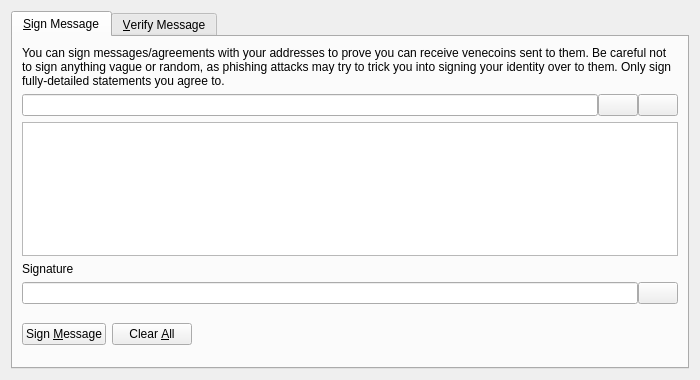
<?xml version="1.0" encoding="UTF-8"?>
<ui version="4.0">
 <class>SignVerifyMessageDialog</class>
 <widget class="QDialog" name="SignVerifyMessageDialog">
  <property name="geometry">
   <rect>
    <x>0</x>
    <y>0</y>
    <width>700</width>
    <height>380</height>
   </rect>
  </property>
  <property name="windowTitle">
   <string>Signatures - Sign / Verify a Message</string>
  </property>
  <property name="modal">
   <bool>true</bool>
  </property>
  <layout class="QVBoxLayout" name="verticalLayout">
   <item>
    <widget class="QTabWidget" name="tabWidget">
     <property name="currentIndex">
      <number>0</number>
     </property>
     <widget class="QWidget" name="tabSignMessage">
      <attribute name="title">
       <string>&amp;Sign Message</string>
      </attribute>
      <layout class="QVBoxLayout" name="verticalLayout_SM">
       <item>
        <widget class="QLabel" name="infoLabel_SM">
         <property name="text">
          <string>You can sign messages/agreements with your addresses to prove you can receive venecoins sent to them. Be careful not to sign anything vague or random, as phishing attacks may try to trick you into signing your identity over to them. Only sign fully-detailed statements you agree to.</string>
         </property>
         <property name="textFormat">
          <enum>Qt::PlainText</enum>
         </property>
         <property name="wordWrap">
          <bool>true</bool>
         </property>
        </widget>
       </item>
       <item>
        <layout class="QHBoxLayout" name="horizontalLayout_1_SM">
         <property name="spacing">
          <number>0</number>
         </property>
         <item>
          <widget class="QValidatedLineEdit" name="addressIn_SM">
           <property name="toolTip">
            <string>The venecoin address to sign the message with</string>
           </property>
          </widget>
         </item>
         <item>
          <widget class="QPushButton" name="addressBookButton_SM">
           <property name="toolTip">
            <string>Choose previously used address</string>
           </property>
           <property name="text">
            <string/>
           </property>
           <property name="icon">
            <iconset resource="../bitcoin.qrc">
             <normaloff>:/icons/address-book</normaloff>:/icons/address-book</iconset>
           </property>
           <property name="shortcut">
            <string>Alt+A</string>
           </property>
           <property name="autoDefault">
            <bool>false</bool>
           </property>
          </widget>
         </item>
         <item>
          <widget class="QPushButton" name="pasteButton_SM">
           <property name="toolTip">
            <string>Paste address from clipboard</string>
           </property>
           <property name="text">
            <string/>
           </property>
           <property name="icon">
            <iconset resource="../bitcoin.qrc">
             <normaloff>:/icons/editpaste</normaloff>:/icons/editpaste</iconset>
           </property>
           <property name="shortcut">
            <string>Alt+P</string>
           </property>
           <property name="autoDefault">
            <bool>false</bool>
           </property>
          </widget>
         </item>
        </layout>
       </item>
       <item>
        <widget class="QPlainTextEdit" name="messageIn_SM">
         <property name="toolTip">
          <string>Enter the message you want to sign here</string>
         </property>
        </widget>
       </item>
       <item>
        <widget class="QLabel" name="signatureLabel_SM">
         <property name="text">
          <string>Signature</string>
         </property>
         <property name="textFormat">
          <enum>Qt::PlainText</enum>
         </property>
        </widget>
       </item>
       <item>
        <layout class="QHBoxLayout" name="horizontalLayout_2_SM">
         <property name="spacing">
          <number>0</number>
         </property>
         <item>
          <widget class="QLineEdit" name="signatureOut_SM">
           <property name="font">
            <font>
             <italic>true</italic>
            </font>
           </property>
           <property name="readOnly">
            <bool>true</bool>
           </property>
          </widget>
         </item>
         <item>
          <widget class="QPushButton" name="copySignatureButton_SM">
           <property name="toolTip">
            <string>Copy the current signature to the system clipboard</string>
           </property>
           <property name="text">
            <string/>
           </property>
           <property name="icon">
            <iconset resource="../bitcoin.qrc">
             <normaloff>:/icons/editcopy</normaloff>:/icons/editcopy</iconset>
           </property>
           <property name="autoDefault">
            <bool>false</bool>
           </property>
          </widget>
         </item>
        </layout>
       </item>
       <item>
        <layout class="QHBoxLayout" name="horizontalLayout_3_SM">
         <item>
          <widget class="QPushButton" name="signMessageButton_SM">
           <property name="toolTip">
            <string>Sign the message to prove you own this venecoin address</string>
           </property>
           <property name="text">
            <string>Sign &amp;Message</string>
           </property>
           <property name="icon">
            <iconset resource="../bitcoin.qrc">
             <normaloff>:/icons/edit</normaloff>:/icons/edit</iconset>
           </property>
           <property name="autoDefault">
            <bool>false</bool>
           </property>
          </widget>
         </item>
         <item>
          <widget class="QPushButton" name="clearButton_SM">
           <property name="toolTip">
            <string>Reset all sign message fields</string>
           </property>
           <property name="text">
            <string>Clear &amp;All</string>
           </property>
           <property name="icon">
            <iconset resource="../bitcoin.qrc">
             <normaloff>:/icons/remove</normaloff>:/icons/remove</iconset>
           </property>
           <property name="autoDefault">
            <bool>false</bool>
           </property>
          </widget>
         </item>
         <item>
          <spacer name="horizontalSpacer_1_SM">
           <property name="orientation">
            <enum>Qt::Horizontal</enum>
           </property>
           <property name="sizeHint" stdset="0">
            <size>
             <width>40</width>
             <height>48</height>
            </size>
           </property>
          </spacer>
         </item>
         <item>
          <widget class="QLabel" name="statusLabel_SM">
           <property name="font">
            <font>
             <weight>75</weight>
             <bold>true</bold>
            </font>
           </property>
           <property name="text">
            <string/>
           </property>
           <property name="wordWrap">
            <bool>true</bool>
           </property>
          </widget>
         </item>
         <item>
          <spacer name="horizontalSpacer_2_SM">
           <property name="orientation">
            <enum>Qt::Horizontal</enum>
           </property>
           <property name="sizeHint" stdset="0">
            <size>
             <width>40</width>
             <height>48</height>
            </size>
           </property>
          </spacer>
         </item>
        </layout>
       </item>
      </layout>
     </widget>
     <widget class="QWidget" name="tabVerifyMessage">
      <attribute name="title">
       <string>&amp;Verify Message</string>
      </attribute>
      <layout class="QVBoxLayout" name="verticalLayout_VM">
       <item>
        <widget class="QLabel" name="infoLabel_VM">
         <property name="text">
          <string>Enter the receiver's address, message (ensure you copy line breaks, spaces, tabs, etc. exactly) and signature below to verify the message. Be careful not to read more into the signature than what is in the signed message itself, to avoid being tricked by a man-in-the-middle attack. Note that this only proves the signing party receives with the address, it cannot prove sendership of any transaction!</string>
         </property>
         <property name="textFormat">
          <enum>Qt::PlainText</enum>
         </property>
         <property name="alignment">
          <set>Qt::AlignLeading|Qt::AlignLeft|Qt::AlignTop</set>
         </property>
         <property name="wordWrap">
          <bool>true</bool>
         </property>
        </widget>
       </item>
       <item>
        <layout class="QHBoxLayout" name="horizontalLayout_1_VM">
         <property name="spacing">
          <number>0</number>
         </property>
         <item>
          <widget class="QValidatedLineEdit" name="addressIn_VM">
           <property name="toolTip">
            <string>The venecoin address the message was signed with</string>
           </property>
          </widget>
         </item>
         <item>
          <widget class="QPushButton" name="addressBookButton_VM">
           <property name="toolTip">
            <string>Choose previously used address</string>
           </property>
           <property name="text">
            <string/>
           </property>
           <property name="icon">
            <iconset resource="../bitcoin.qrc">
             <normaloff>:/icons/address-book</normaloff>:/icons/address-book</iconset>
           </property>
           <property name="shortcut">
            <string>Alt+A</string>
           </property>
           <property name="autoDefault">
            <bool>false</bool>
           </property>
          </widget>
         </item>
        </layout>
       </item>
       <item>
        <widget class="QPlainTextEdit" name="messageIn_VM"/>
       </item>
       <item>
        <widget class="QValidatedLineEdit" name="signatureIn_VM"/>
       </item>
       <item>
        <layout class="QHBoxLayout" name="horizontalLayout_2_VM">
         <item>
          <widget class="QPushButton" name="verifyMessageButton_VM">
           <property name="toolTip">
            <string>Verify the message to ensure it was signed with the specified venecoin address</string>
           </property>
           <property name="text">
            <string>Verify &amp;Message</string>
           </property>
           <property name="icon">
            <iconset resource="../bitcoin.qrc">
             <normaloff>:/icons/transaction_0</normaloff>:/icons/transaction_0</iconset>
           </property>
           <property name="autoDefault">
            <bool>false</bool>
           </property>
          </widget>
         </item>
         <item>
          <widget class="QPushButton" name="clearButton_VM">
           <property name="toolTip">
            <string>Reset all verify message fields</string>
           </property>
           <property name="text">
            <string>Clear &amp;All</string>
           </property>
           <property name="icon">
            <iconset resource="../bitcoin.qrc">
             <normaloff>:/icons/remove</normaloff>:/icons/remove</iconset>
           </property>
           <property name="autoDefault">
            <bool>false</bool>
           </property>
          </widget>
         </item>
         <item>
          <spacer name="horizontalSpacer_1_VM">
           <property name="orientation">
            <enum>Qt::Horizontal</enum>
           </property>
           <property name="sizeHint" stdset="0">
            <size>
             <width>40</width>
             <height>48</height>
            </size>
           </property>
          </spacer>
         </item>
         <item>
          <widget class="QLabel" name="statusLabel_VM">
           <property name="font">
            <font>
             <weight>75</weight>
             <bold>true</bold>
            </font>
           </property>
           <property name="text">
            <string/>
           </property>
           <property name="wordWrap">
            <bool>true</bool>
           </property>
          </widget>
         </item>
         <item>
          <spacer name="horizontalSpacer_2_VM">
           <property name="orientation">
            <enum>Qt::Horizontal</enum>
           </property>
           <property name="sizeHint" stdset="0">
            <size>
             <width>40</width>
             <height>48</height>
            </size>
           </property>
          </spacer>
         </item>
        </layout>
       </item>
      </layout>
     </widget>
    </widget>
   </item>
  </layout>
 </widget>
 <customwidgets>
  <customwidget>
   <class>QValidatedLineEdit</class>
   <extends>QLineEdit</extends>
   <header>qvalidatedlineedit.h</header>
  </customwidget>
 </customwidgets>
 <resources>
  <include location="../bitcoin.qrc"/>
 </resources>
 <connections/>
</ui>
